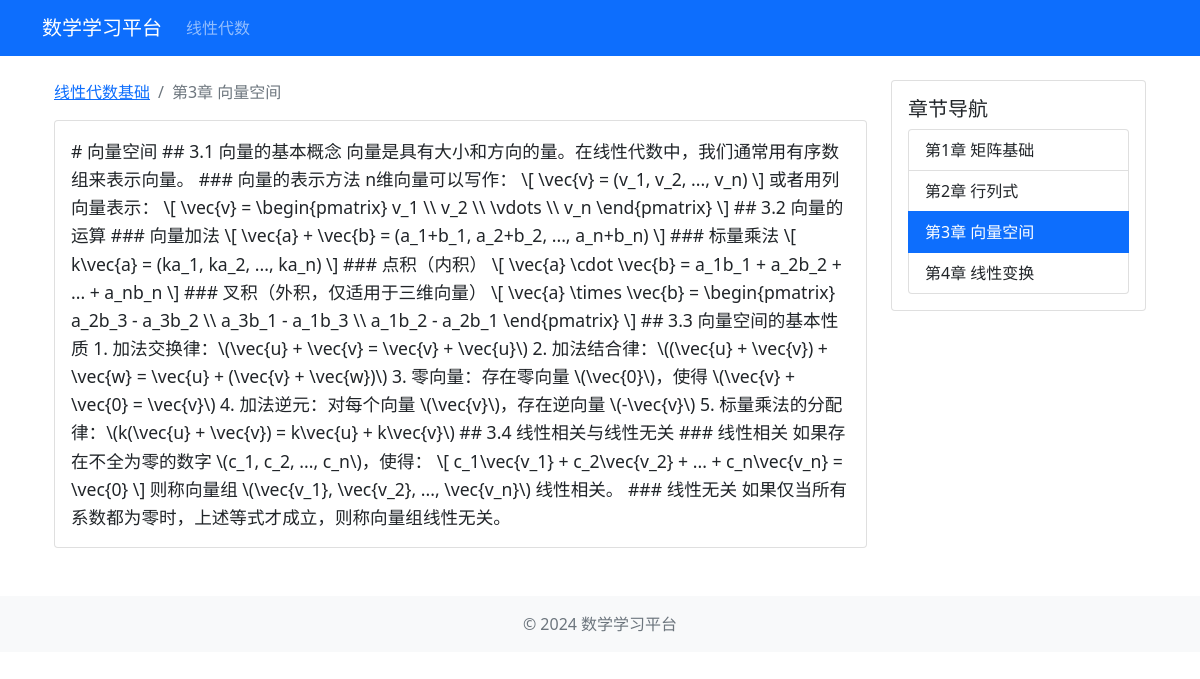
Screenshot of /course/chapter/3 with the database file from the repository.
### models.py (models this page shows)
class Course(db.Model):
    id = db.Column(db.Integer, primary_key=True)
    title = db.Column(db.String(100), nullable=False)
    description = db.Column(db.Text)
    category = db.Column(db.String(50))  # 线性代数/高数/概率论
    created_at = db.Column(db.DateTime, default=datetime.utcnow)
    updated_at = db.Column(db.DateTime, default=datetime.utcnow, onupdate=datetime.utcnow)
    chapters = db.relationship('Chapter', backref='course', lazy=True, order_by='Chapter.order')

class Chapter(db.Model):
    id = db.Column(db.Integer, primary_key=True)
    title = db.Column(db.String(100), nullable=False)
    content = db.Column(db.Text)
    order = db.Column(db.Integer, default=0)
    course_id = db.Column(db.Integer, db.ForeignKey('course.id'), nullable=False)
    created_at = db.Column(db.DateTime, default=datetime.utcnow)
    updated_at = db.Column(db.DateTime, default=datetime.utcnow, onupdate=datetime.utcnow)

### routes/course.py (the view)
@course_bp.route('/chapter/<int:chapter_id>')
def chapter_detail(chapter_id):
    try:
        current_app.logger.info(f'访问章节详情页面，章节ID: {chapter_id}')
        chapter = Chapter.query.get_or_404(chapter_id)
        current_app.logger.info(f'找到章节 - ID: {chapter.id}, 标题: {chapter.title}')
        return render_template('course/chapter_detail.html', chapter=chapter)
    except Exception as e:
        current_app.logger.error(f'访问章节详情页面出错: {str(e)}')
        current_app.logger.error(traceback.format_exc())
        return render_template('errors/500.html'), 500

### templates/course/chapter_detail.html (shortened to what this page needs)
{% extends "base.html" %}
{% block content %}
<div class="container">
    <div class="row">
        <div class="col-md-9">
            <nav aria-label="breadcrumb">
                <ol class="breadcrumb">
                    <li class="breadcrumb-item"><a href="{{ url_for('course.linear_algebra') }}">{{ chapter.course.title }}</a></li>
                    <li class="breadcrumb-item active">{{ chapter.title }}</li>
                </ol>
            </nav>
            <div class="card">
                <div class="card-body chapter-content">
                    {{ chapter.content|safe }}
                </div>
            </div>
        </div>
        <div class="col-md-3">
            <div class="card">
                <div class="card-body">
                    <h5 class="card-title">章节导航</h5>
                    <div class="list-group">
                        {% for ch in chapter.course.chapters %}
                        <a href="{{ url_for('course.chapter_detail', chapter_id=ch.id) }}"
                           class="list-group-item list-group-item-action {% if ch.id == chapter.id %}active{% endif %}">
                            {{ ch.title }}
                        </a>
                        {% endfor %}
                    </div>
                </div>
            </div>
        </div>
    </div>
</div>
{% endblock %}

### templates/course/chapter_detail.html (style rules this page uses)
.chapter-content { font-size: 1.1em; line-height: 1.6; }

### rows the page displays
Course: course "线性代数基础"
Chapter: title "第3章 向量空间", content "# 向量空间 ## 3.1 向量的基本概念 向量是具有大小和方向的量。在线性代数中，我们通常用有序数组来表示向量。 ### 向量的表示方法 n维向量可以写作： \\[ \\vec{v} = (v_1, v_2, ..., v_n) \\] 或者用列向量表示： \\[ \\vec{v} = \\begin{pmatrix} v_1 \\\\ v_2 \\\\ \\vdots \\\\ v_n \\end{pmatrix} \\] ## 3.2 向量的运算 ### 向量加法 \\[ \\vec{a} + \\vec{b} = (a_1+b_1, a_2+b_2, ..., a_n+b_n) \\] ### 标量乘法 \\[ k\\vec{a} = (ka_1, ka_2, ..., ka_n) \\] ### 点积（内积） \\[ \\vec{a} \\cdot \\vec{b} = a_1b_1 + a_2b_2 + ... + a_nb_n \\] ### 叉积（外积，仅适用于三维向量） \\[ \\vec{a} \\times \\vec{b} = \\begin{pmatrix} a_2b_3 - a_3b_2 \\\\ a_3b_1 - a_1b_3 \\\\ a_1b_2 - a_2b_1 \\end{pmatrix} \\] ## 3.3 向量空间的基本性质 1. 加法交换律：\\(\\vec{u} + \\vec{v} = \\vec{v} + \\vec{u}\\) 2. 加法结合律：\\((\\vec{u} + \\vec{v}) + \\vec{w} = \\vec{u} + (\\vec{v} + \\vec{w})\\) 3. 零向量：存在零向量…"
Chapter: title "第1章 矩阵基础"
Chapter: title "第2章 行列式"
Chapter: title "第4章 线性变换"
